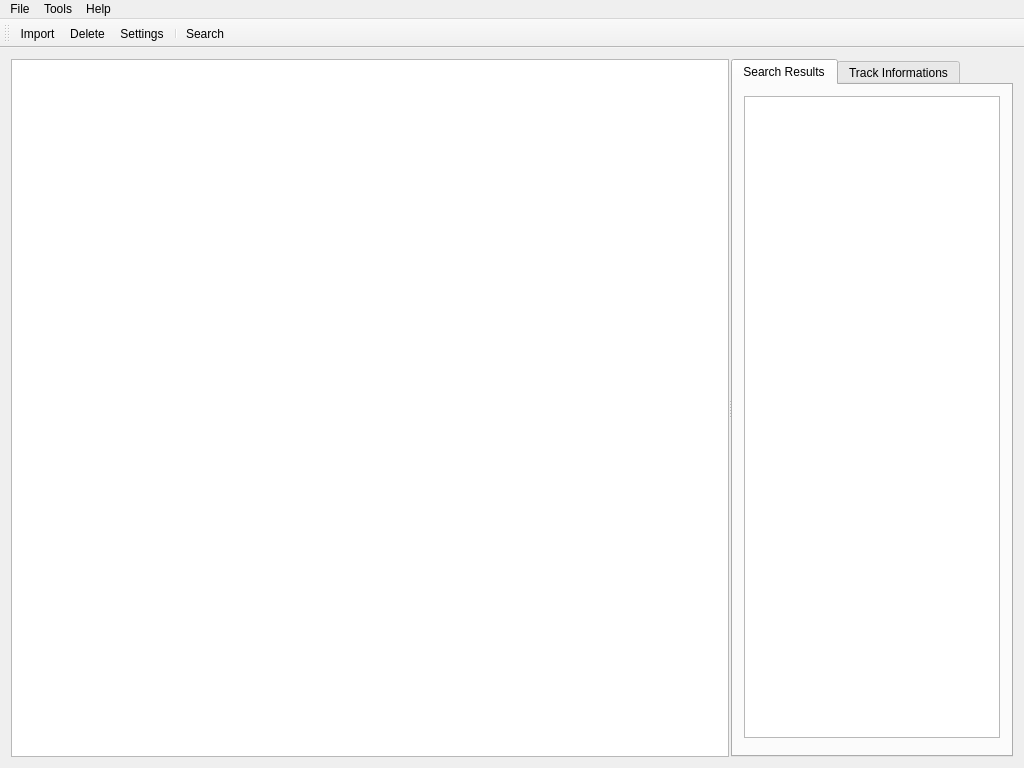
<?xml version="1.0" encoding="UTF-8"?>
<ui version="4.0">
 <class>MainWindow</class>
 <widget class="QMainWindow" name="MainWindow">
  <property name="geometry">
   <rect>
    <x>0</x>
    <y>0</y>
    <width>1024</width>
    <height>768</height>
   </rect>
  </property>
  <property name="minimumSize">
   <size>
    <width>1024</width>
    <height>768</height>
   </size>
  </property>
  <property name="windowTitle">
   <string>BPManager</string>
  </property>
  <widget class="QWidget" name="centralWidget">
   <layout class="QGridLayout" name="gridLayout_2">
    <item row="0" column="0">
     <widget class="QSplitter" name="splitter">
      <property name="enabled">
       <bool>true</bool>
      </property>
      <property name="sizePolicy">
       <sizepolicy hsizetype="Preferred" vsizetype="Preferred">
        <horstretch>0</horstretch>
        <verstretch>0</verstretch>
       </sizepolicy>
      </property>
      <property name="orientation">
       <enum>Qt::Horizontal</enum>
      </property>
      <property name="handleWidth">
       <number>2</number>
      </property>
      <property name="childrenCollapsible">
       <bool>false</bool>
      </property>
      <widget class="QTableView" name="libraryView">
       <property name="sizePolicy">
        <sizepolicy hsizetype="Expanding" vsizetype="Expanding">
         <horstretch>1</horstretch>
         <verstretch>0</verstretch>
        </sizepolicy>
       </property>
       <property name="alternatingRowColors">
        <bool>true</bool>
       </property>
       <property name="selectionBehavior">
        <enum>QAbstractItemView::SelectRows</enum>
       </property>
       <property name="showGrid">
        <bool>false</bool>
       </property>
       <property name="cornerButtonEnabled">
        <bool>false</bool>
       </property>
       <attribute name="horizontalHeaderVisible">
        <bool>true</bool>
       </attribute>
       <attribute name="horizontalHeaderHighlightSections">
        <bool>false</bool>
       </attribute>
       <attribute name="horizontalHeaderStretchLastSection">
        <bool>true</bool>
       </attribute>
       <attribute name="verticalHeaderVisible">
        <bool>false</bool>
       </attribute>
      </widget>
      <widget class="QTabWidget" name="tabWidget">
       <property name="sizePolicy">
        <sizepolicy hsizetype="Minimum" vsizetype="Expanding">
         <horstretch>0</horstretch>
         <verstretch>0</verstretch>
        </sizepolicy>
       </property>
       <property name="currentIndex">
        <number>0</number>
       </property>
       <widget class="QWidget" name="searchTab">
        <attribute name="title">
         <string>Search Results</string>
        </attribute>
        <layout class="QGridLayout" name="gridLayout">
         <item row="0" column="0">
          <widget class="QTableView" name="searchResultsView">
           <property name="alternatingRowColors">
            <bool>true</bool>
           </property>
           <property name="selectionMode">
            <enum>QAbstractItemView::SingleSelection</enum>
           </property>
           <property name="selectionBehavior">
            <enum>QAbstractItemView::SelectRows</enum>
           </property>
           <property name="showGrid">
            <bool>false</bool>
           </property>
           <property name="sortingEnabled">
            <bool>true</bool>
           </property>
           <attribute name="horizontalHeaderVisible">
            <bool>false</bool>
           </attribute>
           <attribute name="horizontalHeaderStretchLastSection">
            <bool>true</bool>
           </attribute>
           <attribute name="verticalHeaderVisible">
            <bool>false</bool>
           </attribute>
          </widget>
         </item>
         <item row="1" column="0">
          <widget class="TrackInfosView" name="trackInfos" native="true"/>
         </item>
        </layout>
       </widget>
       <widget class="QWidget" name="trackInfoTab">
        <attribute name="title">
         <string>Track Informations</string>
        </attribute>
       </widget>
      </widget>
     </widget>
    </item>
   </layout>
  </widget>
  <widget class="QMenuBar" name="menuBar">
   <property name="geometry">
    <rect>
     <x>0</x>
     <y>0</y>
     <width>1024</width>
     <height>25</height>
    </rect>
   </property>
   <property name="contextMenuPolicy">
    <enum>Qt::NoContextMenu</enum>
   </property>
   <property name="nativeMenuBar">
    <bool>true</bool>
   </property>
   <widget class="QMenu" name="menuFile">
    <property name="title">
     <string>File</string>
    </property>
    <addaction name="actionImport"/>
    <addaction name="actionClose"/>
   </widget>
   <widget class="QMenu" name="menuHelp">
    <property name="title">
     <string>Help</string>
    </property>
    <property name="separatorsCollapsible">
     <bool>true</bool>
    </property>
    <addaction name="actionAbout"/>
   </widget>
   <widget class="QMenu" name="menuTools">
    <property name="title">
     <string>Tools</string>
    </property>
    <addaction name="actionSearch"/>
    <addaction name="actionSettings"/>
   </widget>
   <addaction name="menuFile"/>
   <addaction name="menuTools"/>
   <addaction name="menuHelp"/>
  </widget>
  <widget class="QToolBar" name="toolBar">
   <property name="windowTitle">
    <string>toolBar</string>
   </property>
   <property name="toolButtonStyle">
    <enum>Qt::ToolButtonTextBesideIcon</enum>
   </property>
   <attribute name="toolBarArea">
    <enum>TopToolBarArea</enum>
   </attribute>
   <attribute name="toolBarBreak">
    <bool>false</bool>
   </attribute>
   <addaction name="actionImport"/>
   <addaction name="actionDelete"/>
   <addaction name="actionSettings"/>
   <addaction name="separator"/>
   <addaction name="actionSearch"/>
  </widget>
  <action name="actionImport">
   <property name="icon">
    <iconset resource="../resources.qrc">
     <normaloff>:/img/actions/import</normaloff>:/img/actions/import</iconset>
   </property>
   <property name="text">
    <string>Import</string>
   </property>
   <property name="toolTip">
    <string>Import files into library</string>
   </property>
   <property name="shortcut">
    <string>Ctrl+I</string>
   </property>
  </action>
  <action name="actionAbout">
   <property name="icon">
    <iconset resource="../resources.qrc">
     <normaloff>:/img/actions/about</normaloff>:/img/actions/about</iconset>
   </property>
   <property name="text">
    <string>About</string>
   </property>
  </action>
  <action name="actionSettings">
   <property name="icon">
    <iconset resource="../resources.qrc">
     <normaloff>:/img/actions/params</normaloff>:/img/actions/params</iconset>
   </property>
   <property name="text">
    <string>Settings</string>
   </property>
  </action>
  <action name="actionClose">
   <property name="icon">
    <iconset resource="../resources.qrc">
     <normaloff>:/img/actions/close</normaloff>:/img/actions/close</iconset>
   </property>
   <property name="text">
    <string>Close</string>
   </property>
  </action>
  <action name="actionSearch">
   <property name="icon">
    <iconset resource="../resources.qrc">
     <normaloff>:/img/actions/search</normaloff>:/img/actions/search</iconset>
   </property>
   <property name="text">
    <string>Search</string>
   </property>
   <property name="toolTip">
    <string>Search on Beatport from files name's informations</string>
   </property>
   <property name="shortcut">
    <string>Ctrl+S</string>
   </property>
  </action>
  <action name="actionDelete">
   <property name="icon">
    <iconset resource="../resources.qrc">
     <normaloff>:/img/actions/delete</normaloff>:/img/actions/delete</iconset>
   </property>
   <property name="text">
    <string>Delete</string>
   </property>
   <property name="toolTip">
    <string>Delete selected tracks from library</string>
   </property>
   <property name="shortcut">
    <string>Ctrl+D</string>
   </property>
  </action>
 </widget>
 <layoutdefault spacing="6" margin="11"/>
 <customwidgets>
  <customwidget>
   <class>TrackInfosView</class>
   <extends>QWidget</extends>
   <header>uis/trackinfosview.h</header>
   <container>1</container>
  </customwidget>
 </customwidgets>
 <resources>
  <include location="../resources.qrc"/>
 </resources>
 <connections/>
</ui>
